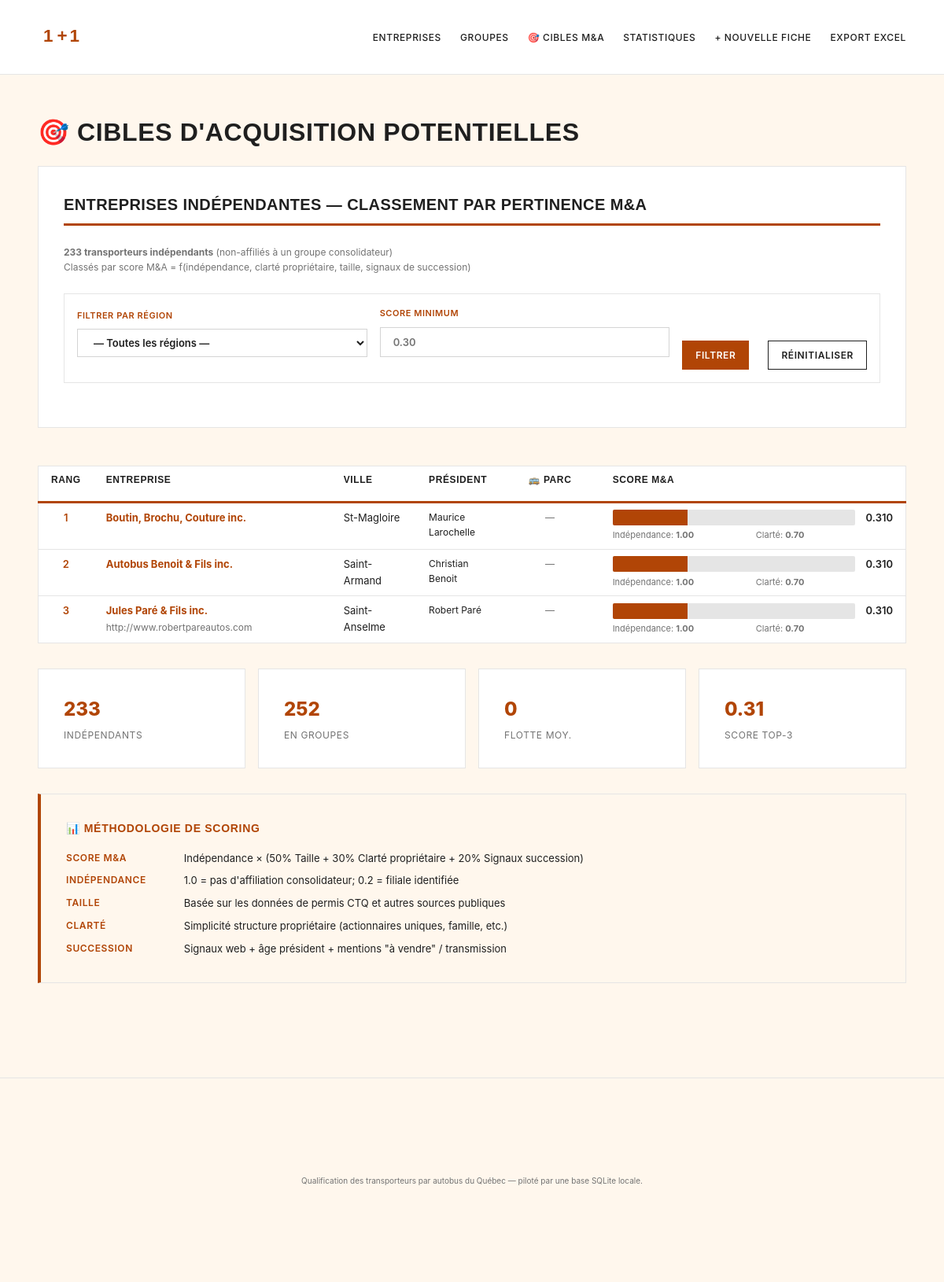
The page /targets on the database its author committed.
### tables this page shows
CREATE TABLE operators (
    id              INTEGER PRIMARY KEY AUTOINCREMENT,
    fta_no          TEXT UNIQUE,
    name            TEXT NOT NULL,
    legal_name      TEXT,
    neq             TEXT,
    address         TEXT,
    city            TEXT,
    postal          TEXT,
    province        TEXT,
    phone           TEXT,
    fax             TEXT,
    email           TEXT,
    website         TEXT,
    president       TEXT,
    delegue_votant  TEXT,
    lat             REAL,
    lng             REAL,
    place_id        TEXT,
    group_id        INTEGER REFERENCES groups(id),
    group_reason    TEXT,            -- why assigned to this group
    notes           TEXT,
    created_at      TEXT DEFAULT CURRENT_TIMESTAMP,
    updated_at      TEXT DEFAULT CURRENT_TIMESTAMP
, status TEXT, owner_flag INTEGER, last_contact_at TEXT);

### src/webapp.py (the view)
@app.route("/targets")
def targets():
    db = get_db()
    city_filter = request.args.get("city", "").strip()
    min_score = request.args.get("min_score", "0.30")
    try:
        min_score = float(min_score)
    except (ValueError, TypeError):
        min_score = 0.30
    query = """
        SELECT
            o.id,
            o.name,
            o.city,
            o.president,
            o.website,
            o.email,
            COALESCE(s.size_score, 0) as size_score,
            COALESCE(s.independence_score, 1.0) as independence_score,
            COALESCE(s.clarity_score, 0) as clarity_score,
            COALESCE(s.ma_fit_score, 0) as fit_score,
            COALESCE(s.rank, 0) as rank,
            COALESCE(f.total, 0) as fleet_total,
            COALESCE(f.buses_scolaire, 0) as buses_scolaire,
            COALESCE(f.buses_coach, 0) as buses_coach
        FROM operators o
        LEFT JOIN scores s ON o.id = s.operator_id
        LEFT JOIN (
            SELECT operator_id, total, buses_scolaire, buses_coach, buses_adapte, buses_urbain
            FROM fleet
            WHERE id IN (
                SELECT MAX(id) FROM fleet GROUP BY operator_id
            )
        ) f ON o.id = f.operator_id
        WHERE o.group_id IS NULL
          AND COALESCE(s.ma_fit_score, 0) >= ?
    """
    params = [min_score]
    if city_filter:
        query += " AND o.city LIKE ?"
        params.append(f"%{city_filter}%")
    query += " ORDER BY COALESCE(s.ma_fit_score, 0) DESC LIMIT 30"
    targets = db.execute(query, params).fetchall()
    targets = [dict(row) for row in targets]
    total_independents = db.execute(
        "SELECT COUNT(*) FROM operators WHERE group_id IS NULL"
    ).fetchone()[0]
    total_consolidators = db.execute(
        "SELECT COUNT(*) FROM operators WHERE group_id IS NOT NULL"
    ).fetchone()[0]
    avg_fleet = db.execute(
        "SELECT AVG(COALESCE(bus_capacity_est, 0)) FROM facility"
    ).fetchone()[0] or 0
    top3_score = db.execute(
        "SELECT MAX(ma_fit_score) FROM scores WHERE operator_id IN "
        "(SELECT id FROM operators WHERE group_id IS NULL)"
    ).fetchone()[0] or 0
    return render_template(
        "targets.html",
        targets=targets,
        total_independents=total_independents,
        total_consolidators=total_consolidators,
        avg_fleet=avg_fleet,
        top3_score=top3_score
    )

### src/db.py (called while the page is built)
def connect(db_path: Path | str = DB_PATH) -> sqlite3.Connection:
    db_path = Path(db_path)
    db_path.parent.mkdir(parents=True, exist_ok=True)
    conn = sqlite3.connect(db_path)
    conn.row_factory = sqlite3.Row
    conn.execute("PRAGMA foreign_keys = ON;")
    return conn

### src/webapp.py (called while the page is built)
def get_db() -> sqlite3.Connection:
    if "db" not in g:
        g.db = connect(DB_PATH)
    return g.db

@app.context_processor
def inject_globals():
    return {
        "STATUT_CHOICES": STATUT_CHOICES,
        "COMM_KIND_CHOICES": COMM_KIND_CHOICES,
        "COMM_DIR_CHOICES": COMM_DIR_CHOICES,
        "PERMIT_LABELS": PERMIT_LABELS,
        "author": request.cookies.get("bus_ma_author", ""),
    }

### src/templates/targets.html (shortened to what this page needs)
{% extends "base.html" %}
{% block content %}
<h1>🎯 Cibles d'acquisition potentielles</h1>
<div class="card">
  <h2>Entreprises indépendantes — Classement par pertinence M&A</h2>
  <div style="margin-bottom: 1.5rem;">
    <p style="color: var(--grey-500); font-size: 12px; margin: 0;">
      <strong>233 transporteurs indépendants</strong> (non-affiliés à un groupe consolidateur)
      <br>Classés par score M&A = f(indépendance, clarté propriétaire, taille, signaux de succession)
    </p>
  </div>
  <form class="filtres" method="get">
    <div class="row">
      <label style="flex: 1; min-width: 150px;">
        Filtrer par région
        <select name="city" style="width: 100%; margin-top: 0.5rem;">
          <option value="">— Toutes les régions —</option>
        </select>
      </label>
      <label style="flex: 1; min-width: 150px;">
        Score minimum
        <input type="number" name="min_score" step="0.01" placeholder="0.30" style="width: 100%; margin-top: 0.5rem;">
      </label>
      <button type="submit" style="align-self: flex-end; margin-left: auto;">Filtrer</button>
      <a href="/targets" class="btn-ghost" style="align-self: flex-end; margin-left: 0.5rem; padding: var(--s-2) var(--s-4);">Réinitialiser</a>
    </div>
  </form>
</div>
<table class="grid">
  <thead>
    <tr>
      <th style="width: 5%; text-align: center;">Rang</th>
      <th style="width: 28%;">Entreprise</th>
      <th style="width: 10%;">Ville</th>
      <th style="width: 8%; text-align: center;">Président</th>
      <th style="width: 12%; text-align: center;">🚌 Parc</th>
      <th style="width: 37%;">Score M&A</th>
    </tr>
  </thead>
  <tbody>
    {% for row in targets %}
    <tr>
      <td style="text-align: center; font-weight: 600; color: var(--rouille);">{{ row['rank'] }}</td>
      <td>
        <a href="/op/{{ row['id'] }}"><strong>{{ row['name'][:45] }}</strong></a>
        {% if row['website'] %}
          <br><span class="small" style="color: var(--grey-500);">{{ row['website'][:40] }}</span>
        {% endif %}
      </td>
      <td>{{ row['city'] }}</td>
      <td style="font-size: 12px;">{{ row['president'] or '—' }}</td>
      <td style="font-size: 12px; text-align: center;">
        {% if row['fleet_total'] > 0 %}
          <strong style="color: var(--rouille); font-size: 14px;">{{ row['fleet_total'] }}</strong>
          <br><span style="color: var(--grey-500); font-size: 10px;">{{ row['buses_scolaire'] }}🏫 {{ row['buses_coach'] }}🚌</span>
        {% else %}
          <span style="color: var(--grey-500);">—</span>
        {% endif %}
      </td>
      <td>
        <div style="display: flex; align-items: center; gap: 0.5rem;">
          <div style="flex: 1;">
            <div style="background: var(--grey-200); height: 20px; border-radius: 2px; overflow: hidden;">
              <div style="background: var(--rouille); height: 100%; width: {{ row['fit_score'] * 100 }}%; transition: width 0.2s;"></div>
            </div>
          </div>
          <span style="font-weight: 600; min-width: 40px; text-align: right;">{{ "%.3f"|format(row['fit_score']) }}</span>
        </div>
        <div style="font-size: 11px; color: var(--grey-500); margin-top: 0.25rem; display: grid; grid-template-columns: 1fr 1fr; gap: 0.5rem;">
          <div>Indépendance: <strong>{{ "%.2f"|format(row['independence_score']) }}</strong></div>
          <div>Clarté: <strong>{{ "%.2f"|format(row['clarity_score']) }}</strong></div>
        </div>
      </td>
    </tr>
    {% endfor %}
  </tbody>
</table>
<div style="margin-top: 2rem; display: grid; grid-template-columns: 1fr 1fr 1fr 1fr; gap: 1rem;">
  <div class="card" style="margin: 0;">
    <div style="font-size: 24px; font-weight: 800; color: var(--rouille);">{{ total_independents }}</div>
    <div style="font-size: 12px; color: var(--grey-500); text-transform: uppercase; letter-spacing: 0.05em; margin-top: 0.25rem;">Indépendants</div>
  </div>
  <div class="card" style="margin: 0;">
    <div style="font-size: 24px; font-weight: 800; color: var(--rouille);">{{ total_consolidators }}</div>
    <div style="font-size: 12px; color: var(--grey-500); text-transform: uppercase; letter-spacing: 0.05em; margin-top: 0.25rem;">En groupes</div>
  </div>
  <div class="card" style="margin: 0;">
    <div style="font-size: 24px; font-weight: 800; color: var(--rouille);">{{ avg_fleet|round(0)|int }}</div>
    <div style="font-size: 12px; color: var(--grey-500); text-transform: uppercase; letter-spacing: 0.05em; margin-top: 0.25rem;">Flotte moy.</div>
  </div>
  <div class="card" style="margin: 0;">
    <div style="font-size: 24px; font-weight: 800; color: var(--rouille);">{{ top3_score|round(2) }}</div>
    <div style="font-size: 12px; color: var(--grey-500); text-transform: uppercase; letter-spacing: 0.05em; margin-top: 0.25rem;">Score top-3</div>
  </div>
</div>
<div class="card" style="margin-top: 2rem; background: var(--ivoire); border-left: 4px solid var(--rouille);">
  <h3>📊 Méthodologie de scoring</h3>
  <dl class="kv" style="font-size: 13px;">
    <dt>Score M&A</dt>
    <dd>Indépendance × (50% Taille + 30% Clarté propriétaire + 20% Signaux succession)</dd>
    <dt>Indépendance</dt>
    <dd>1.0 = pas d'affiliation consolidateur; 0.2 = filiale identifiée</dd>
    <dt>Taille</dt>
    <dd>Basée sur les données de permis CTQ et autres sources publiques</dd>
    <dt>Clarté</dt>
    <dd>Simplicité structure propriétaire (actionnaires uniques, famille, etc.)</dd>
    <dt>Succession</dt>
    <dd>Signaux web + âge président + mentions "à vendre" / transmission</dd>
  </dl>
</div>
{% endblock %}

### src/templates/base.html (shortened to what this page needs)
<!doctype html>
<html lang="fr-CA">
<head>
<link rel="stylesheet" href="{{ url_for('static', filename='app.css') }}">
</head>
<body>
<header class="top">
  <div class="brand">
    <a href="{{ url_for('index') }}">
      <svg width="140" height="40" viewBox="0 0 200 50" xmlns="http://www.w3.org/2000/svg" style="display: block; margin: 0; padding: 0;">
        <text x="10" y="38" font-family="'Barlow Condensed', 'Oswald', 'Arial Narrow', sans-serif" font-size="32" font-weight="800" fill="#B14506">1</text>
        <text x="35" y="38" font-family="'Barlow Condensed', 'Oswald', 'Arial Narrow', sans-serif" font-size="32" font-weight="800" fill="#B14506">+</text>
        <text x="58" y="38" font-family="'Barlow Condensed', 'Oswald', 'Arial Narrow', sans-serif" font-size="32" font-weight="800" fill="#B14506">1</text>
      </svg>
    </a>
  </div>
  <nav>
    <a href="{{ url_for('index') }}">Entreprises</a>
    <a href="{{ url_for('groupes') }}">Groupes</a>
    <a href="{{ url_for('targets') }}">🎯 Cibles M&A</a>
    <a href="{{ url_for('stats') }}">Statistiques</a>
    <a href="{{ url_for('op_new') }}">+ Nouvelle fiche</a>
    <a href="{{ url_for('export_xlsx') }}">Export Excel</a>
  </nav>
</header>
<main>
{% block content %}{% endblock %}
</main>
<footer>
  <small>Qualification des transporteurs par autobus du Québec — piloté par une base SQLite locale.</small>
</footer>
</body>
</html>

### rows shown on the page
operators: rank "1", name "Boutin, Brochu, Couture inc.", city "St-Magloire", president "Maurice Larochelle", {{ row['fit_score'] * 100 }} 31.0 (drawn), fit_score "0.310", independence_score "1.00", clarity_score "0.70"
operators: rank "2", name "Autobus Benoit & Fils inc.", city "Saint-Armand", president "Christian Benoit", {{ row['fit_score'] * 100 }} 31.0 (drawn), fit_score "0.310", independence_score "1.00", clarity_score "0.70"
operators: rank "3", name "Jules Paré & Fils inc.", website "http://www.robertpareautos.com", city "Saint-Anselme", president "Robert Paré", {{ row['fit_score'] * 100 }} 31.0 (drawn), fit_score "0.310", independence_score "1.00", clarity_score "0.70"

### other values the page prints
{{ total_independents }} "233"
{{ total_consolidators }} "252"
{{ avg_fleet|round(0)|int }} "0"
{{ top3_score|round(2) }} "0.31"
